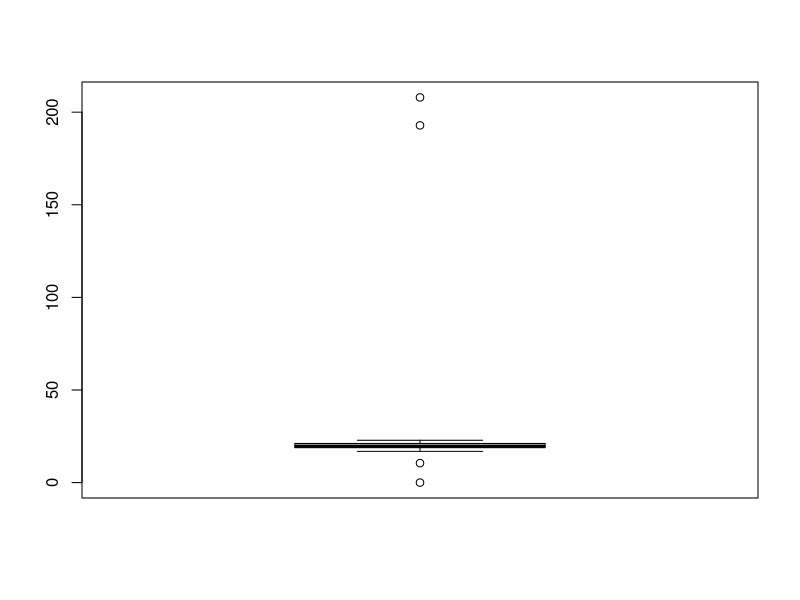
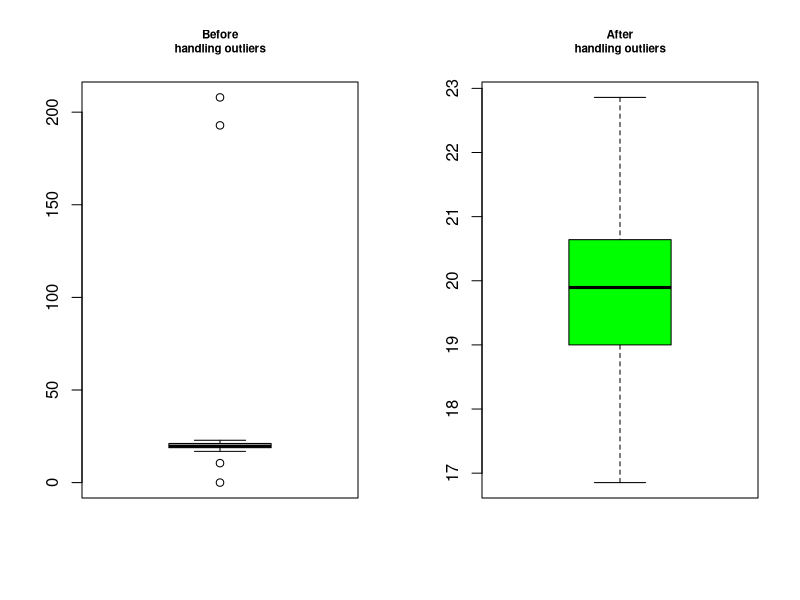
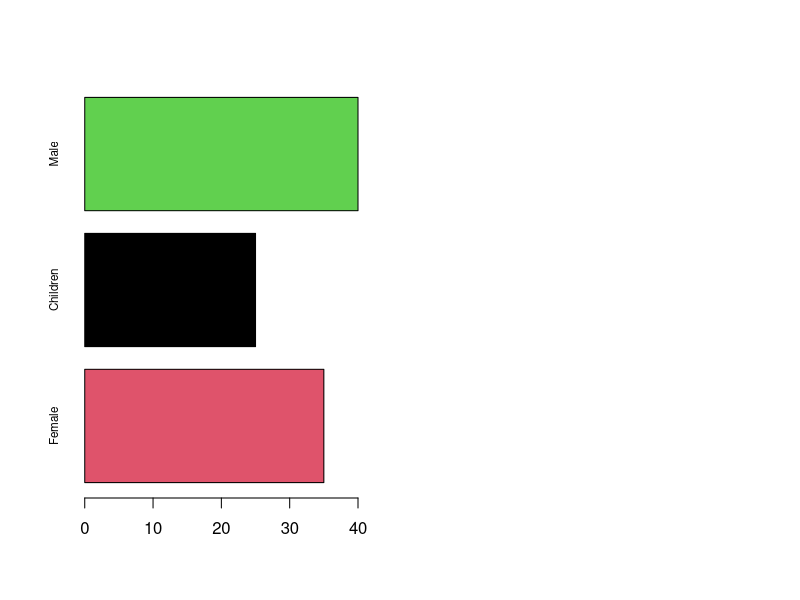
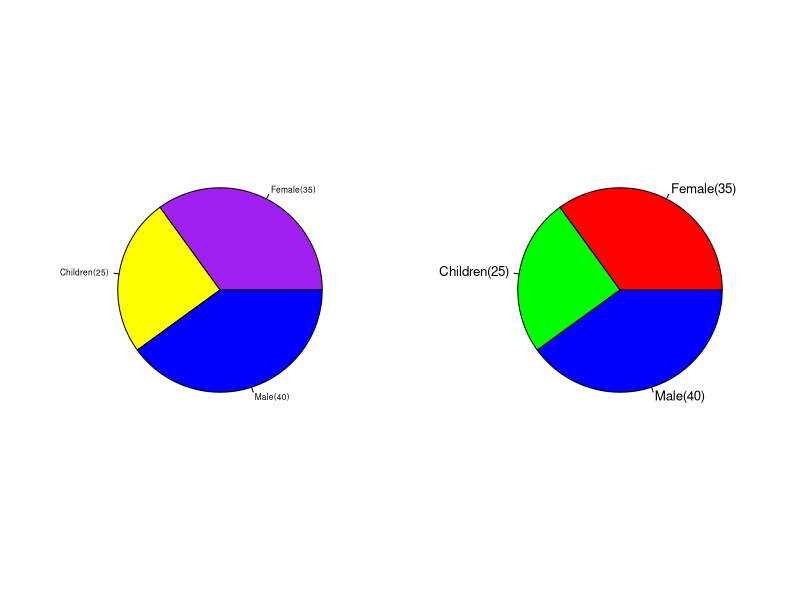
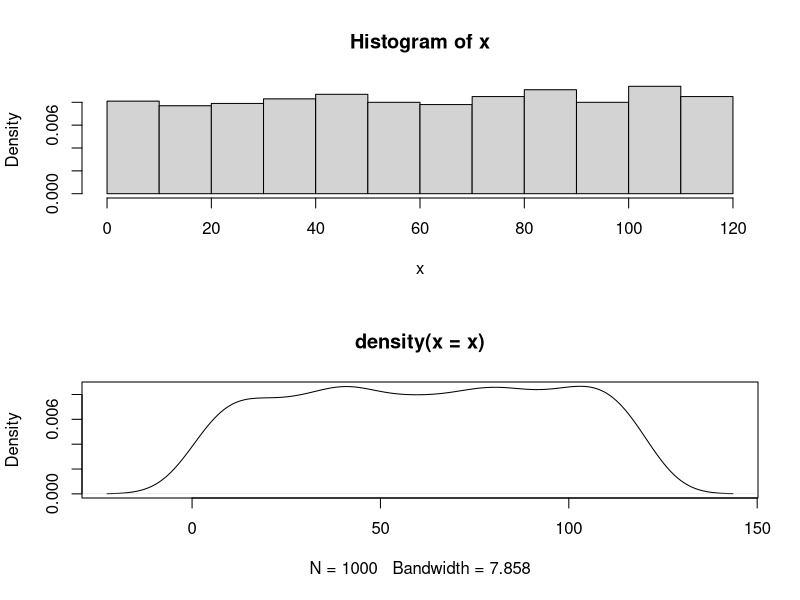
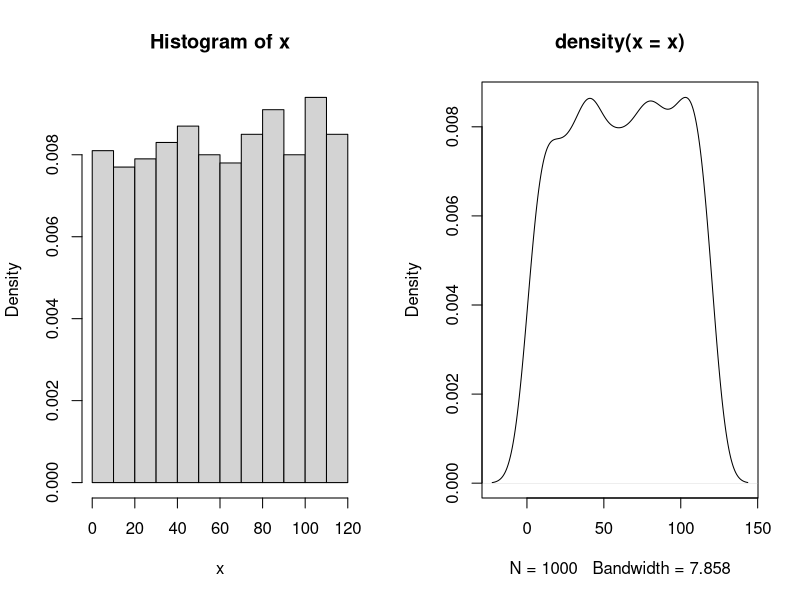
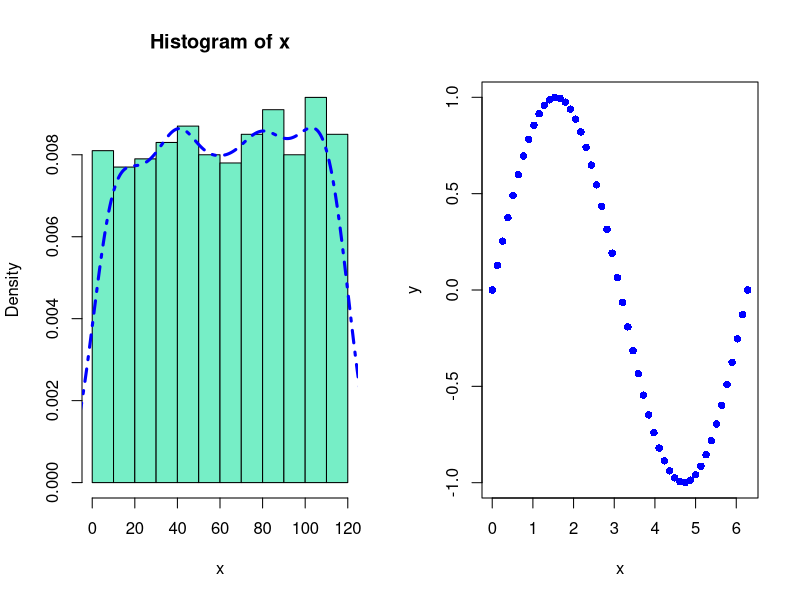

R code for these plots, in order:
## ---- chunk 1
knitr::opts_chunk$set(echo = TRUE)
## ---- chunk 2
x <- c(19.103, 19.632, 22.494, 20.113, 10.5, 22.744, 20.737, 17.976, 
       18.901, 192.87, 21.959, 0.001, 20.641, 20.177, 19.111, 22.859, 
       207.97, 16.853, 21.122, 19.244, 18.291, 19.651, 18.358, 18.834, 19)

boxplot(x_copy <- x)
## ---- chunk 3
Q <- as.numeric(quantile(x, probs = c(0.25, 0.5, 0.75)))
d <- as.data.frame(t(Q)) #t is for transpose
names(d) <- paste0("Q", 1:length(Q))
rownames(d) <- "stats"
d$IQR <- d$Q3 - d$Q1
d$LowerLim = d$Q1 - 1.5*d$IQR
d$UpperLim = d$Q3 + 1.5*d$IQR
d
## ---- chunk 4
(d_out <- data.frame(x = x, outlier = x < d$LowerLim | x > d$UpperLim))

## ---- chunk 5
x[d_out$outlier]
## ---- chunk 6
(bxpt <- boxplot(x, range = 1.5, plot = FALSE)) # we do not plot
## ---- chunk 7
x[d_out$outlier] # ours
bxpt$out
bxpt[["out"]]
## ---- chunk 8
# find all outliers
x[d_out$outlier] <- NA # or x[x %in% bxpt$out]
(x[d_out$outlier] <- mean(x, na.rm = TRUE))
## ---- chunk 9
# boxplot of imputed x
par(mfrow = c(1, 2))
boxplot(x_copy, main = "Before\nhandling outliers", cex.main = 0.7)
boxplot(x, main = "After\nhandling outliers", col = "green", cex.main = 0.7)
## ---- chunk 10
frequencies <- c(Female = 35, Children = 25, Male = 40)
barplot(frequencies, names.arg = names(frequencies), cex.names=0.7, 
        horiz = TRUE, col = as.factor(names(frequencies))) 
#col = as.factor(names(frequencies)))  different colors

## ---- chunk 11
par(mfrow = c(1, 2))
pie(
  frequencies, cex = 0.5, labels = paste0(names(frequencies), "(", frequencies, ")"), col = c("purple","yellow", "blue")
  
)

pie(frequencies, cex = 0.8, labels = paste0(names(frequencies), "(", frequencies, ")"), col = rainbow(length(frequencies)))
## ---- chunk 12
set.seed(12092024)
par(mfrow = c(2, 1))
x <- sample(1:120, size = 1000, replace = TRUE); 
hist(x, probability = TRUE) # use probability = TRUE to have densities

       # instead of counts (frequencies)
# Density plots
plot(density(x))
## ---- chunk 13
set.seed(12092024)
x <- sample(1:120, size = 1000, replace = T);
par(mfrow = c(1, 2))
hist(x, probability = T) # use probability = TRUE to have densities
plot(density(x)) # density plot
## ---- chunk 14
hist(x, probability = T, col=colors()[10])
lines(density(x), col="blue",lwd=3, lty=4)
## ---- chunk 15
x <- seq(0, 2*pi, le = 50)
y <- sin(x)
#z <- cos(x)
#tg <- tan(x)
plot(x, y, pch = 16, col = "blue")
## ---- chunk 16
names(iris)
